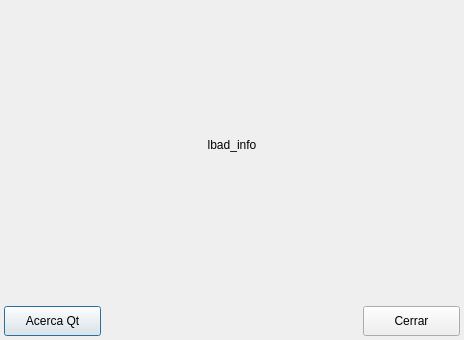
<?xml version="1.0" encoding="UTF-8"?>
<ui version="4.0">
 <class>frmGrDapAcercaD</class>
 <widget class="QDialog" name="frmGrDapAcercaD">
  <property name="geometry">
   <rect>
    <x>0</x>
    <y>0</y>
    <width>464</width>
    <height>340</height>
   </rect>
  </property>
  <property name="windowTitle">
   <string>GR-dap - Dial-A-Protection</string>
  </property>
  <property name="windowIcon">
   <iconset>
    <normaloff>:/img16/gr-dap.png</normaloff>:/img16/gr-dap.png</iconset>
  </property>
  <layout class="QVBoxLayout" name="vl_acercad">
   <property name="leftMargin">
    <number>4</number>
   </property>
   <property name="topMargin">
    <number>4</number>
   </property>
   <property name="rightMargin">
    <number>4</number>
   </property>
   <property name="bottomMargin">
    <number>4</number>
   </property>
   <item>
    <widget class="QLabel" name="lbad_logo">
     <property name="minimumSize">
      <size>
       <width>128</width>
       <height>128</height>
      </size>
     </property>
     <property name="maximumSize">
      <size>
       <width>16777215</width>
       <height>128</height>
      </size>
     </property>
     <property name="pixmap">
      <pixmap>:/images/gr-dap.png</pixmap>
     </property>
     <property name="alignment">
      <set>Qt::AlignCenter</set>
     </property>
    </widget>
   </item>
   <item>
    <widget class="QLabel" name="lbad_info">
     <property name="text">
      <string>lbad_info</string>
     </property>
     <property name="alignment">
      <set>Qt::AlignCenter</set>
     </property>
     <property name="wordWrap">
      <bool>true</bool>
     </property>
     <property name="openExternalLinks">
      <bool>true</bool>
     </property>
    </widget>
   </item>
   <item>
    <spacer name="vs_acercad">
     <property name="orientation">
      <enum>Qt::Vertical</enum>
     </property>
     <property name="sizeHint" stdset="0">
      <size>
       <width>20</width>
       <height>145</height>
      </size>
     </property>
    </spacer>
   </item>
   <item>
    <layout class="QHBoxLayout" name="hl_acercad">
     <item>
      <widget class="QPushButton" name="btnAcercaQT">
       <property name="minimumSize">
        <size>
         <width>97</width>
         <height>30</height>
        </size>
       </property>
       <property name="text">
        <string>Acerca Qt</string>
       </property>
       <property name="icon">
        <iconset>
         <normaloff>:/img16/qt.png</normaloff>:/img16/qt.png</iconset>
       </property>
      </widget>
     </item>
     <item>
      <spacer name="hs_acercad">
       <property name="orientation">
        <enum>Qt::Horizontal</enum>
       </property>
       <property name="sizeHint" stdset="0">
        <size>
         <width>40</width>
         <height>20</height>
        </size>
       </property>
      </spacer>
     </item>
     <item>
      <widget class="QPushButton" name="btnClose">
       <property name="minimumSize">
        <size>
         <width>97</width>
         <height>30</height>
        </size>
       </property>
       <property name="text">
        <string>Cerrar</string>
       </property>
       <property name="icon">
        <iconset>
         <normaloff>:/img16/aplicar.png</normaloff>:/img16/aplicar.png</iconset>
       </property>
      </widget>
     </item>
    </layout>
   </item>
  </layout>
 </widget>
 <tabstops>
  <tabstop>btnClose</tabstop>
  <tabstop>btnAcercaQT</tabstop>
 </tabstops>
 <resources>
  <include location="../res/gr-dap.qrc"/>
 </resources>
 <connections/>
</ui>
